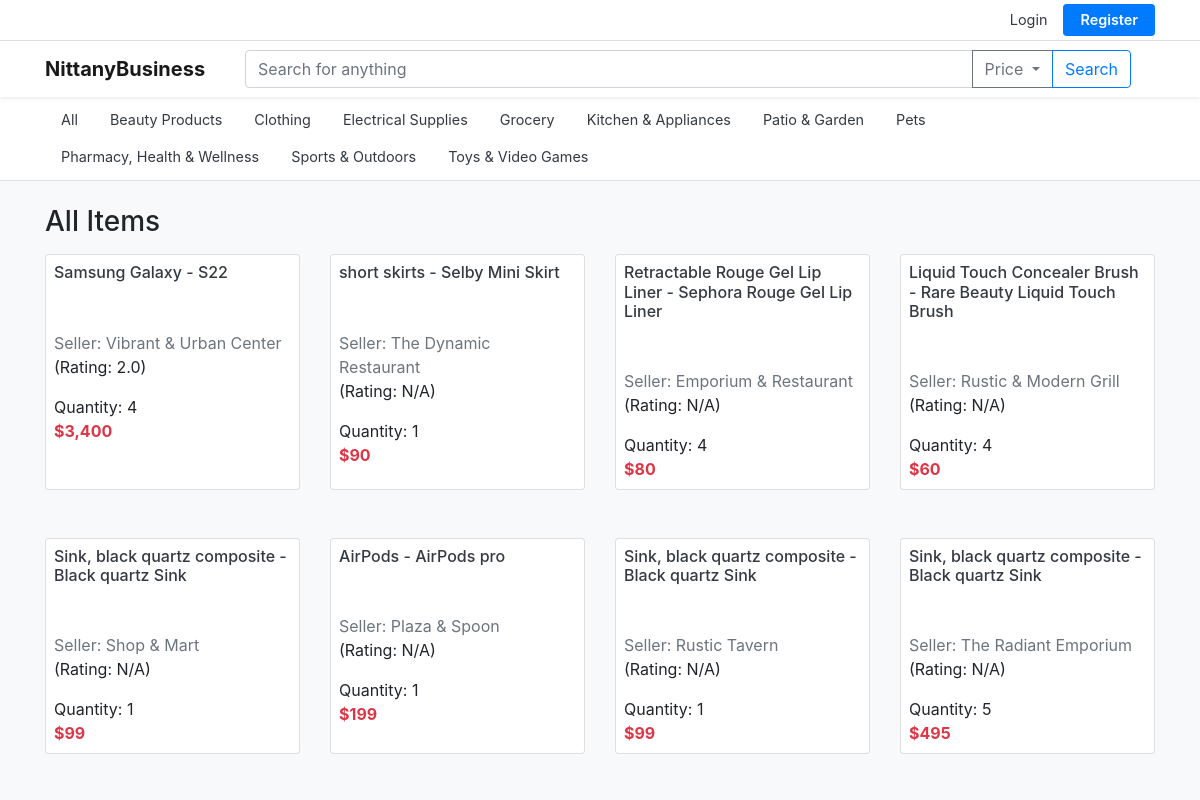
Before: / (upper part) with the older database file.
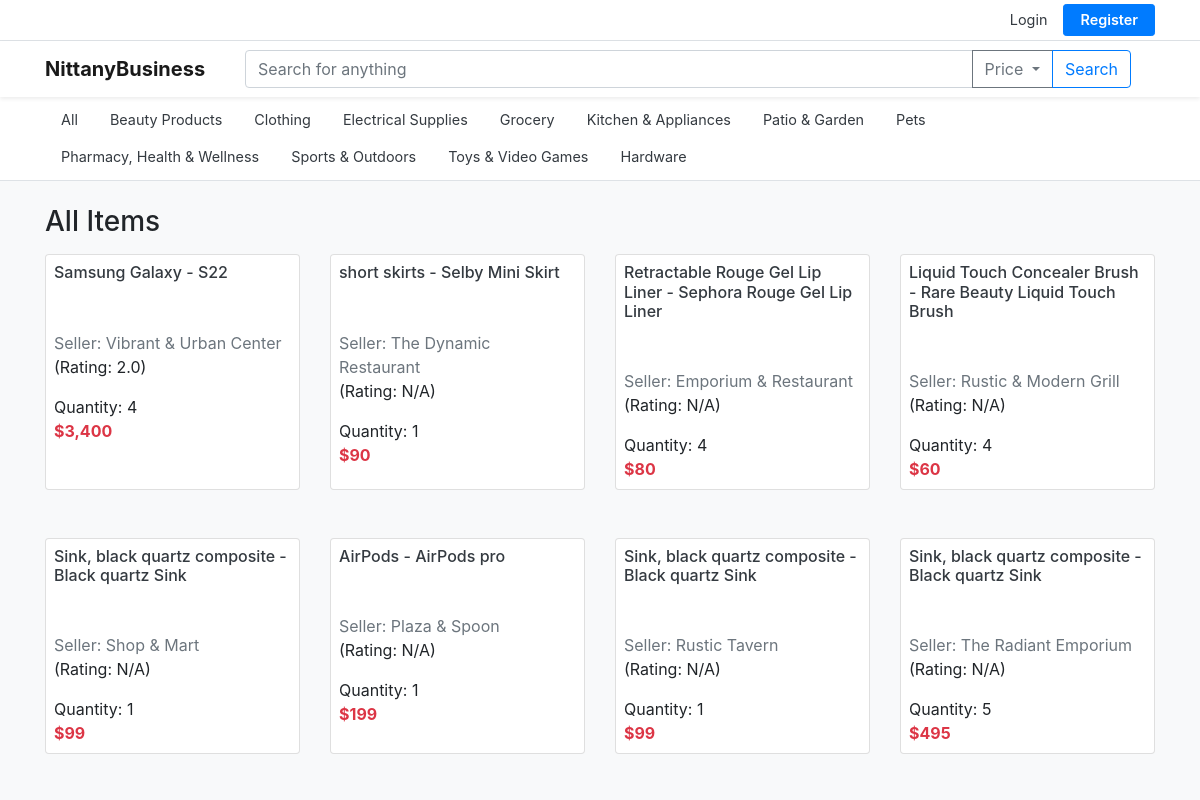
After: the same page with the newer database file.
### tables this page shows
CREATE TABLE categories (
            parent_category TEXT,
            category_name TEXT PRIMARY KEY
        );

CREATE TABLE product_listings (
            Seller_Email TEXT NOT NULL,
            Listing_ID TEXT PRIMARY KEY,
            Category TEXT NOT NULL,
            Product_Title TEXT NOT NULL,
            Product_Name TEXT NOT NULL,
            Product_Description TEXT NOT NULL,
            Quantity INTEGER NOT NULL,
            Product_Price REAL NOT NULL,
            Status TEXT NOT NULL
        );

CREATE TABLE sellers (
            email TEXT PRIMARY KEY,
            business_name TEXT NOT NULL,
            Business_Address_ID TEXT NOT NULL,
            bank_routing_number TEXT NOT NULL,
            bank_account_number TEXT NOT NULL,
            balance REAL NOT NULL
        );

### app.py (the view)
@app.route('/')
@app.route('/category/<string:category>')
@app.route('/category/<string:category>/<string:subcategory>')
@app.route('/category/<string:category>/<string:subcategory>/<string:subsubcategory>')
def mainpage(category="All", subcategory="", subsubcategory=""):
    user = session.get('user')
    page = request.args.get('page', 1, type=int)
    PAGE_SIZE = 60
    connection = sqlite3.connect(db_path)
    cursor = connection.cursor()
    count_query = '''
        SELECT count(*)
        FROM product_listings p
        JOIN categories c ON p.Category = c.category_name
        WHERE p.Status = 1
    '''
    data_query = '''
        SELECT
            p.Product_Title,
            p.Product_Name,
            s.Business_Name,
            p.Listing_ID,
            p.Quantity,
            p.Product_Price,
            p.Seller_Email
        FROM product_listings p, sellers s, categories c
        WHERE p.Status = 1
          AND p.Seller_Email = s.email
          AND p.Category = c.category_name
    '''
    filters = []
    params = []
    parent_category = ""
    if subsubcategory:
        filters.append('p.Category = ?')
        params.append(subsubcategory)
        parent_category = subsubcategory
    elif subcategory:
        all_descendants = dfs_category(subcategory)
        filters.append('p.Category IN (' + ','.join(['?'] * len(all_descendants)) + ')')
        params.extend(all_descendants)
        parent_category = subcategory
    elif category != "All":
        all_descendants = dfs_category(category)
        filters.append('p.Category IN (' + ','.join(['?'] * len(all_descendants)) + ')')
        params.extend(all_descendants)
        parent_category = category
    else:
        parent_category = "Root"
    if filters:
        count_query += ' AND ' + ' AND '.join(filters)
        data_query += ' AND ' + ' AND '.join(filters)
    print("FINAL COUNT QUERY:\n" + count_query)
    print("COUNT PARAMS: " + str(params))
    cursor.execute(count_query, tuple(params))
    total_listings = cursor.fetchone()[0]
    total_pages = (total_listings + PAGE_SIZE - 1) // PAGE_SIZE
    if page > total_pages:
        page = total_pages
    elif page < 1:
        page = 1
    offset = (page - 1) * PAGE_SIZE
    data_query += ' ORDER BY p.Listing_ID LIMIT ? OFFSET ?'
    data_params = params + [PAGE_SIZE, offset]
    print("FINAL DATA QUERY:\n" + data_query)
    print("DATA PARAMS: " + str(data_params))
    cursor.execute(data_query, tuple(data_params))
    listings = cursor.fetchall()
    cursor.execute('''
        SELECT category_name
        FROM categories
        WHERE parent_category = ?
    ''', (parent_category,))
    categories = cursor.fetchall()
    enhanced_listings = []
    for listing in listings:
        product_title, product_name, business_name, listing_id, quantity, price, seller_email = listing
        seller_rating = get_seller_rating(seller_email)
        enhanced_listings.append((product_title, product_name, business_name, listing_id, quantity, price, seller_email, seller_rating))
    return render_template('mainpage.html',
                           listings=enhanced_listings,
                           categories=categories,
                           category=category,
                           subcategory=subcategory,
                           subsubcategory=subsubcategory,
                           page=page,
                           total_pages=total_pages,
                           user=user
                           )

### app.py (called while the page is built)
def get_seller_rating(seller_email):
    connection = sqlite3.connect(db_path)
    cursor = connection.cursor()
    cursor.execute('''
        SELECT AVG(Rate)
        FROM reviews
        JOIN orders ON reviews.Order_ID = orders.Order_ID
        WHERE orders.Seller_Email = ?
    ''', (seller_email,))
    result = cursor.fetchone()
    connection.close()
    if result and result[0]:
        return round(result[0], 2)
    else:
        return None

### templates/mainpage.html (shortened to what this page needs)
<!DOCTYPE html>
<html lang="en">
<head>
    <link rel="stylesheet" href="https://stackpath.bootstrapcdn.com/bootstrap/4.4.1/css/bootstrap.min.css">
</head>
<body class="bg-light">
<div class="top‑utility bg-white border-bottom">
    <div class="container d-flex justify-content-end py-1">
       {% if session.user %}
           {% if session.user.role == 'helpdesk' %}
                <a href="{{ url_for('helpdesk_dashboard') }}" class="btn btn-primary btn-sm mr-3">Helpdesk Portal</a>
           {% elif session.user.role == 'seller' %}
                <a href="{{ url_for('product_listings') }}" class="btn btn-outline-success btn-sm mr-3">Seller Management Dashboard</a>
           {% endif %}
           <div class="d-flex align-items-center">
                <a href="{{ url_for('profile') }}" class="mr-3 text-dark">Profile</a>
                <a href="{{ url_for('logout') }}" class="text-danger mr-3">Logout</a>
           </div>
       {% else %}
           <div class="d-flex align-items-center">
                <a href="{{ url_for('login_form') }}" class="mr-3 text-dark">Login</a>
                <a href="{{ url_for('register_form') }}" class="btn btn-primary btn-sm btn-register">Register</a>
           </div>
       {% endif %}
    </div>
</div>
<nav class="navbar navbar-expand-lg navbar-light bg-white shadow-sm">
    <div class="container">
        <a class="navbar-brand font-weight-bold" href="{{ url_for('mainpage') }}">NittanyBusiness</a>
<form class="form-inline mx-lg-4 flex-grow-1" action="{{ url_for('search') }}" method="GET">
  <div class="input-group flex-grow-1">
    <input
      class="form-control"
      type="search"
      placeholder="Search for anything"
      aria-label="Search"
      name="q">
    <div class="input-group-append dropdown">
      <button
        class="btn btn-outline-secondary dropdown-toggle"
        type="button"
        id="priceDropdown"
        data-toggle="dropdown"
        aria-haspopup="true"
        aria-expanded="false">
        Price
      </button>
    </div>
    <div class="input-group-append">
      <button class="btn btn-outline-primary" type="submit">Search</button>
    </div>
  </div>
</form>
    </div>
</nav>
<div class="bg-white border-bottom">
    <div class="container">
        <ul id="miniNav" class="nav category-bar py-1">
            <li class="nav-item">
                <a class="nav-link text-dark" href="{{ url_for('mainpage') }}">All</a>
            </li>
            {% for cat in categories %}
                {% set link_args = {} %}
                {% if subcategory %}
                    {% set link_args = {'category': category, 'subcategory': subcategory, 'subsubcategory': cat[0]} %}
                {% elif category != "All" %}
                    {% set link_args = {'category': category, 'subcategory': cat[0]} %}
                {% else %}
                    {% set link_args = {'category': cat[0]} %}
                {% endif %}
                <li class="nav-item">
                    <a class="nav-link text-dark" href="{{ url_for('mainpage', **link_args) }}">{{ cat[0] }}</a>
                </li>
            {% endfor %}
        </ul>
    </div>
</div>
<main class="container my-4">
    <h3 class="mb-3">
    {% if subsubcategory %}
        Items - {{ subsubcategory }}
    {% elif subcategory %}
        Items - {{ subcategory }}
    {% elif category and category != "All" %}
        Items - {{ category }}
    {% else %}
        All Items
    {% endif %}
    </h3>
    <div class="row">
        {% for listing in listings %}
            <div class="col-6 col-md-3 mb-5">
                <div class="card h-100 product-card">
                    <div class="card-body p-2">
                        <h6 class="card-title mb-5">
                            <a href="{{ url_for('listing_detail', listing_id=listing[3]) }}" class="text-dark">
                                {{ listing[0] }} - {{ listing[1] }}
                            </a>
                        </h6>
                        <a href="{{ url_for('seller_detail', seller_name=listing[2]) }}" class="text-secondary"> Seller: {{ listing[2] }}</a>
                        <p>(Rating: {{ listing[7] if listing[7] is not none else 'N/A' }})</p>
                        <p class="mb-0">Quantity: {{ listing[4] }}</p>
                        <p class="mb-0 text-danger font-weight-bold">{{ listing[5] }}</p>
                    </div>
                </div>
            </div>
        {% endfor %}
    </div>
</main>
</body>
</html>

### templates/mainpage.html (style rules this page uses)
.top‑utility a { font-size: 0.9rem; }
.btn-register { font-weight: 600; padding: 0.25rem 1rem; }
.category-bar { overflow-x: auto; white-space: nowrap; }
.category-bar .nav-link { font-size: 0.9rem; padding: .5rem 1rem; }

Changed rows visible on the page:
added categories: category_name "Hardware"
